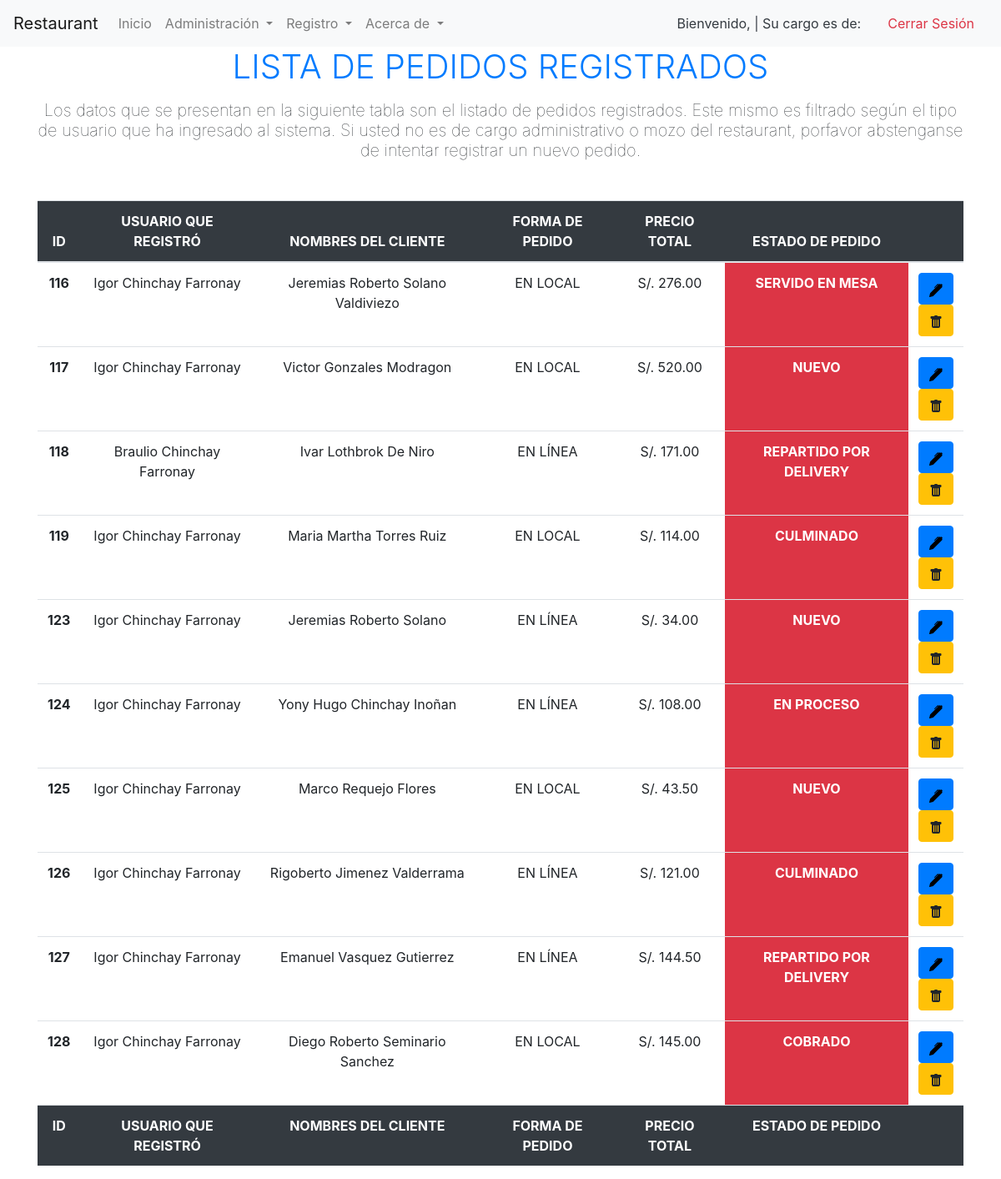
The page /gestionarpedidos.php on the database its author committed.
### tables this page shows
CREATE TABLE `pedido` (
  `id_pedido` int(11) NOT NULL,
  `id_usuario` int(11) NOT NULL,
  `nombre_cliente` varchar(355) NOT NULL,
  `dni_cliente` varchar(12) NOT NULL,
  `celular_cliente` varchar(100) NOT NULL,
  `direccion` varchar(355) NOT NULL,
  `platosorden` varchar(355) NOT NULL,
  `tipo_comprobante` varchar(50) NOT NULL,
  `tipo_pedido` tinyint(1) NOT NULL,
  `precio_total` varchar(355) NOT NULL,
  `estado` varchar(50) NOT NULL
);

CREATE TABLE `usuario` (
  `id_usuario` int(11) NOT NULL,
  `nombres` varchar(355) NOT NULL,
  `email` varchar(255) NOT NULL,
  `contrasena` varchar(255) NOT NULL,
  `tipo_usuario` varchar(100) NOT NULL
);

### gestionarpedidos.php (the view, shortened to what this page needs)
<?php
include ('includes/navbar.php');
?>
<div class="container">
    <h1 class="text-center mb-3 text-primary font-weight-light">LISTA DE PEDIDOS REGISTRADOS</h1>
    <h5 class="text-center mb-5 text-black font-weight-lighter">Los datos que se presentan en la siguiente tabla son el listado de pedidos registrados. Este mismo es filtrado
        según el tipo de usuario que ha ingresado al sistema. Si usted no es de cargo administrativo o mozo del restaurant, porfavor abstenganse de intentar registrar un nuevo
        pedido.</h5>
    <div class="table-responsive">
        <?php
            $query = "SELECT p.id_pedido, u.nombres, u.tipo_usuario, p.nombre_cliente,  IF(p.tipo_pedido = 1, 'EN LOCAL', 'EN LÍNEA') AS tipo_pedido, p.precio_total, p.estado FROM pedido p INNER JOIN usuario u ON p.id_usuario = u.id_usuario ORDER BY id_pedido;";
            $query_run = mysqli_query($conexion, $query);
        ?>
        <table class="table table-hover" id="dataTable" width="100%" cellspacing="0">
            <thead>
                <tr class="text-center bg-dark text-white">
                    <th>ID</th>
                    <th>USUARIO QUE REGISTRÓ</th>
                    <th>NOMBRES DEL CLIENTE</th>
                    <th>FORMA DE PEDIDO</th>
                    <th>PRECIO TOTAL</th>
                    <th>ESTADO DE PEDIDO</th>
                    <th></th>
                </tr>
            </thead>
            <tfoot>
                <tr class="text-center bg-dark text-white">
                    <th>ID</th>
                    <th>USUARIO QUE REGISTRÓ</th>
                    <th>NOMBRES DEL CLIENTE</th>
                    <th>FORMA DE PEDIDO</th>
                    <th>PRECIO TOTAL</th>
                    <th>ESTADO DE PEDIDO</th>
                    <th></th>
                </tr>
            </tfoot>
            <tbody>
                <?php
                if(mysqli_num_rows($query_run) > 0){
                    while($row = mysqli_fetch_assoc($query_run)){
                ?>
                <tr class="text-center">
                    <td class="font-weight-bold"><?php echo $row['id_pedido'] ?></td>
                    <td class=""><?php echo $row['nombres'] ?></td>
                    <td class=""><?php echo $row['nombre_cliente'] ?></td>
                    <td class=""><?php echo $row['tipo_pedido'] ?></td>
                    <td class="">S/. <?php echo number_format($row['precio_total'],2) ?></td>
                    <td class="text-white bg-danger font-weight-bold"><?php echo $row['estado'] ?></td>
                    <td>
                        <form action="editarpedido.php" method="post">
                            <button type="submit" name="edit_pedido" class="btn btn-primary">
                            </button>
                        </form>
                        <form action="registrarpedidocode.php" method="post">
                            <button type="submit" name="deletePedido" class="btn btn-warning">
                            </button>
                        </form>
                    </td>
                </tr>
                <?php
                    }
                }
                else{
                    echo "No record Found";
                }
                ?>
            </tbody>
        </table>
    </div>
</div>
<?php
include ('includes/footer.php');
?>

### includes/navbar.php (shortened to what this page needs)
<!doctype html>
<html lang="es">
  <head>
      <link rel="stylesheet" href="https://stackpath.bootstrapcdn.com/bootstrap/4.4.1/css/bootstrap.min.css">
  </head>
  <body>
      <nav class="navbar navbar-expand-lg navbar-light bg-light">
          <a class="navbar-brand" href="firstinterface.php">Restaurant</a>
          <div class="collapse navbar-collapse" id="navbarSupportedContent">
              <ul class="navbar-nav mr-auto">
                <li class="nav-item">
                    <a class="nav-link" href="firstinterface.php">Inicio</a>
                </li>
                  <li class="nav-item dropdown">
                    <a class="nav-link dropdown-toggle" href="#" id="navbarDropdown" role="button" data-toggle="dropdown" aria-haspopup="true" aria-expanded="false">
                      Administración
                    </a>
                  </li>
                <li class="nav-item dropdown">
                    <a class="nav-link dropdown-toggle" href="#" id="navbarDropdown" role="button" data-toggle="dropdown" aria-haspopup="true" aria-expanded="false">
                      Registro
                    </a>
                  </li>
                <li class="nav-item dropdown">
                    <a class="nav-link dropdown-toggle" href="#" id="navbarDropdown" role="button" data-toggle="dropdown" aria-haspopup="true" aria-expanded="false">
                      Acerca de
                    </a>
                  </li>
              </ul>
          </div>
          <ul class="nav justify-content-end">
              <li class="nav-item my-2 my-lg-0">
                    <a class="nav-link disabled text-dark">Bienvenido, <b><?php echo $_SESSION['username']; ?></b> | Su cargo es de: <b><?php echo $_SESSION['userType']; ?></b></a>
                  </li>
              <li class="nav-item">
                  <a class="nav-link text-danger" href="logic/logout.php">Cerrar Sesión</a>
              </li>
          </ul>
      </nav>

### includes/footer.php
  </body>
</html>

### rows shown on the page
pedido: id_pedido "116", id_usuario.nombres "Igor Chinchay Farronay", nombre_cliente "Jeremias Roberto Solano Valdiviezo", tipo_pedido "EN LOCAL", precio_total "276.00", estado "SERVIDO EN MESA"
pedido: id_pedido "117", id_usuario.nombres "Igor Chinchay Farronay", nombre_cliente "Victor Gonzales Modragon", tipo_pedido "EN LOCAL", precio_total "520.00", estado "NUEVO"
pedido: id_pedido "118", id_usuario.nombres "Braulio Chinchay Farronay", nombre_cliente "Ivar Lothbrok De Niro", tipo_pedido "EN LÍNEA", precio_total "171.00", estado "REPARTIDO POR DELIVERY"
pedido: id_pedido "119", id_usuario.nombres "Igor Chinchay Farronay", nombre_cliente "Maria Martha Torres Ruiz", tipo_pedido "EN LOCAL", precio_total "114.00", estado "CULMINADO"
pedido: id_pedido "123", id_usuario.nombres "Igor Chinchay Farronay", nombre_cliente "Jeremias Roberto Solano", tipo_pedido "EN LÍNEA", precio_total "34.00", estado "NUEVO"
pedido: id_pedido "124", id_usuario.nombres "Igor Chinchay Farronay", nombre_cliente "Yony Hugo Chinchay Inoñan", tipo_pedido "EN LÍNEA", precio_total "108.00", estado "EN PROCESO"
pedido: id_pedido "125", id_usuario.nombres "Igor Chinchay Farronay", nombre_cliente "Marco Requejo Flores", tipo_pedido "EN LOCAL", precio_total "43.50", estado "NUEVO"
pedido: id_pedido "126", id_usuario.nombres "Igor Chinchay Farronay", nombre_cliente "Rigoberto Jimenez Valderrama", tipo_pedido "EN LÍNEA", precio_total "121.00", estado "CULMINADO"
pedido: id_pedido "127", id_usuario.nombres "Igor Chinchay Farronay", nombre_cliente "Emanuel Vasquez Gutierrez", tipo_pedido "EN LÍNEA", precio_total "144.50", estado "REPARTIDO POR DELIVERY"
pedido: id_pedido "128", id_usuario.nombres "Igor Chinchay Farronay", nombre_cliente "Diego Roberto Seminario Sanchez", tipo_pedido "EN LOCAL", precio_total "145.00", estado "COBRADO"
